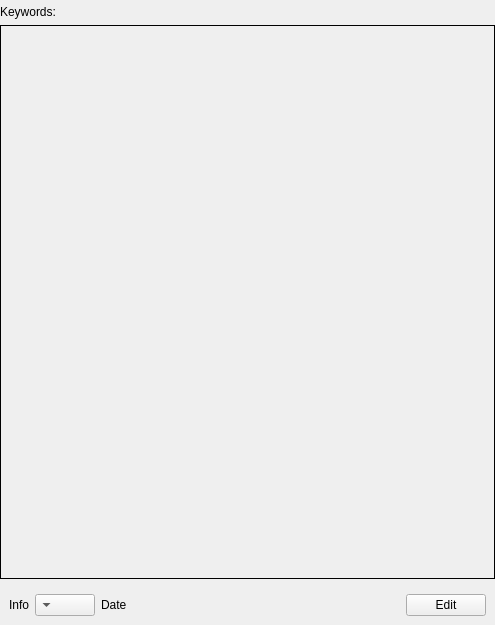
<?xml version="1.0" encoding="UTF-8"?>
<ui version="4.0">
 <class>Form</class>
 <widget class="QWidget" name="Form">
  <property name="geometry">
   <rect>
    <x>0</x>
    <y>0</y>
    <width>495</width>
    <height>625</height>
   </rect>
  </property>
  <property name="windowTitle">
   <string>Form</string>
  </property>
  <layout class="QVBoxLayout" name="verticalLayout">
   <property name="leftMargin">
    <number>0</number>
   </property>
   <property name="topMargin">
    <number>5</number>
   </property>
   <property name="rightMargin">
    <number>0</number>
   </property>
   <property name="bottomMargin">
    <number>0</number>
   </property>
   <item>
    <widget class="QLabel" name="keywordLabel">
     <property name="text">
      <string>Keywords:</string>
     </property>
    </widget>
   </item>
   <item>
    <widget class="QFrame" name="webViewFrame">
     <property name="sizePolicy">
      <sizepolicy hsizetype="Preferred" vsizetype="MinimumExpanding">
       <horstretch>0</horstretch>
       <verstretch>0</verstretch>
      </sizepolicy>
     </property>
     <property name="frameShape">
      <enum>QFrame::Box</enum>
     </property>
    </widget>
   </item>
   <item>
    <widget class="QWidget" name="versionWidget" native="true">
     <property name="sizePolicy">
      <sizepolicy hsizetype="Preferred" vsizetype="Minimum">
       <horstretch>0</horstretch>
       <verstretch>0</verstretch>
      </sizepolicy>
     </property>
     <layout class="QHBoxLayout" name="horizontalLayout">
      <item>
       <widget class="QLabel" name="infoLabel">
        <property name="sizePolicy">
         <sizepolicy hsizetype="Preferred" vsizetype="Minimum">
          <horstretch>0</horstretch>
          <verstretch>0</verstretch>
         </sizepolicy>
        </property>
        <property name="text">
         <string>Info</string>
        </property>
       </widget>
      </item>
      <item>
       <widget class="QComboBox" name="versionComboBox">
        <property name="minimumSize">
         <size>
          <width>60</width>
          <height>0</height>
         </size>
        </property>
        <property name="layoutDirection">
         <enum>Qt::RightToLeft</enum>
        </property>
       </widget>
      </item>
      <item>
       <widget class="QLabel" name="dateLabel">
        <property name="text">
         <string>Date</string>
        </property>
       </widget>
      </item>
      <item>
       <spacer name="horizontalSpacer">
        <property name="orientation">
         <enum>Qt::Horizontal</enum>
        </property>
        <property name="sizeHint" stdset="0">
         <size>
          <width>374</width>
          <height>20</height>
         </size>
        </property>
       </spacer>
      </item>
      <item>
       <widget class="QPushButton" name="editPushButton">
        <property name="text">
         <string>Edit</string>
        </property>
       </widget>
      </item>
     </layout>
    </widget>
   </item>
  </layout>
 </widget>
 <resources/>
 <connections/>
</ui>
